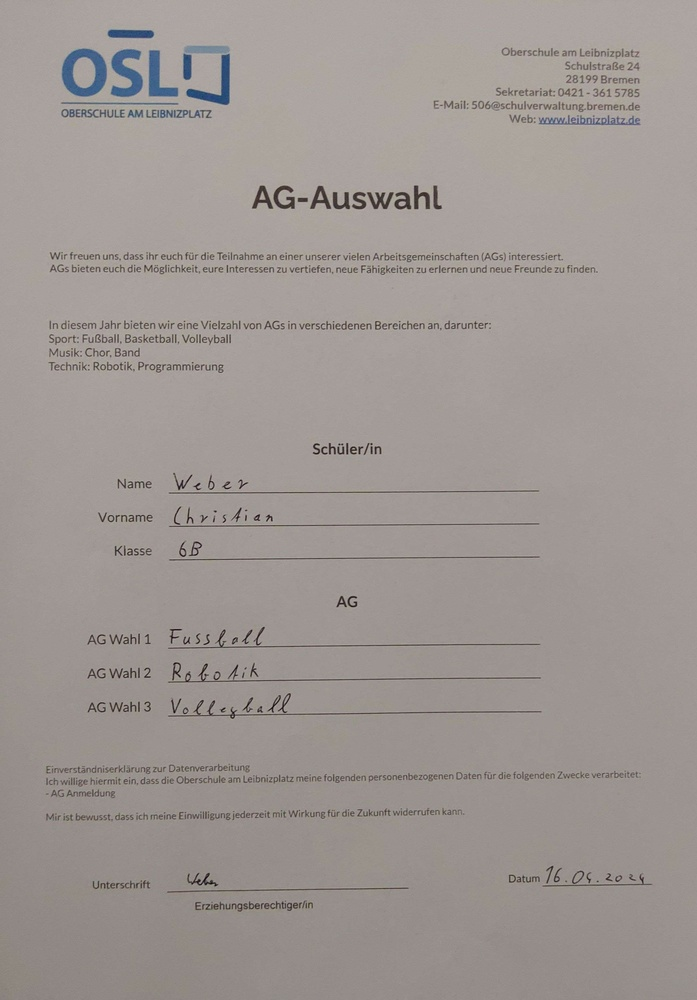
#> input picture AG_034.jpg, 697 x 1000 px, shrunk from 2587 x 3709 before the run
$ python better.py
#> lines starting #> are read from the running program, lines starting #| are printed output that depends on the picture
from PIL import Image, ImageEnhance

# Bild öffnen
image = Image.open('AG_034.jpg')
#> image is the input picture: PIL image 697x1000 RGB; mean R, G, B 158.3, 150.7, 147.4

# Helligkeit anpassen
enhancer = ImageEnhance.Brightness(image)
image_brightened = enhancer.enhance(1.5)  # 1.5 ist der Faktor der Helligkeitsanpassung
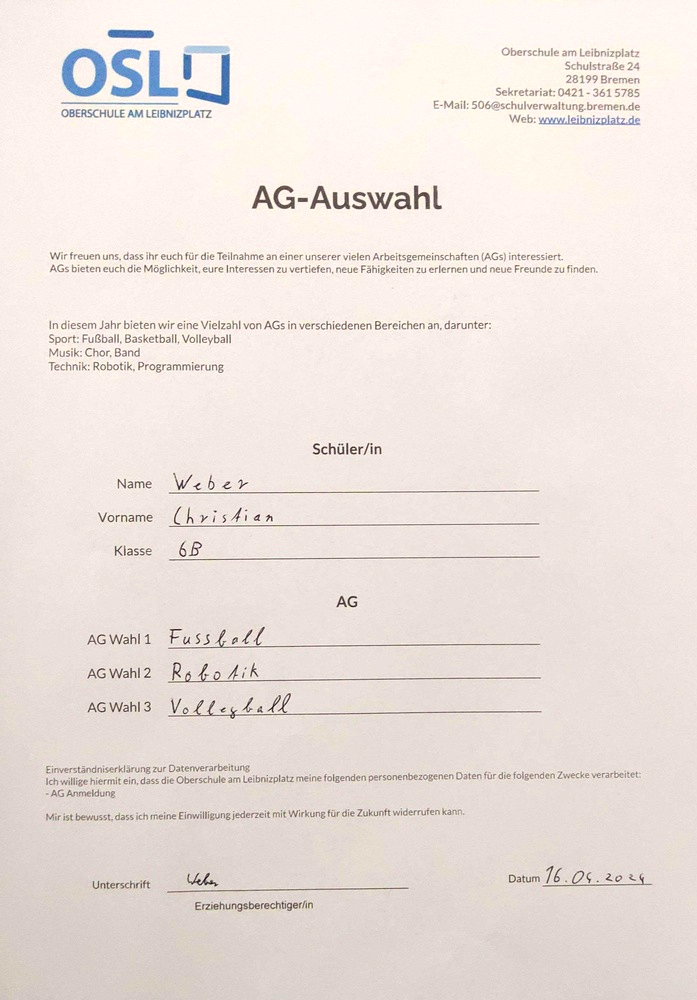
#> image_brightened: PIL image 697x1000 RGB; mean R, G, B 236.7, 225.9, 220.8

# Kontrast anpassen
enhancer = ImageEnhance.Contrast(image_brightened)
image_contrasted = enhancer.enhance(1.5)  # 1.5 ist der Faktor der Kontrasteinstellung
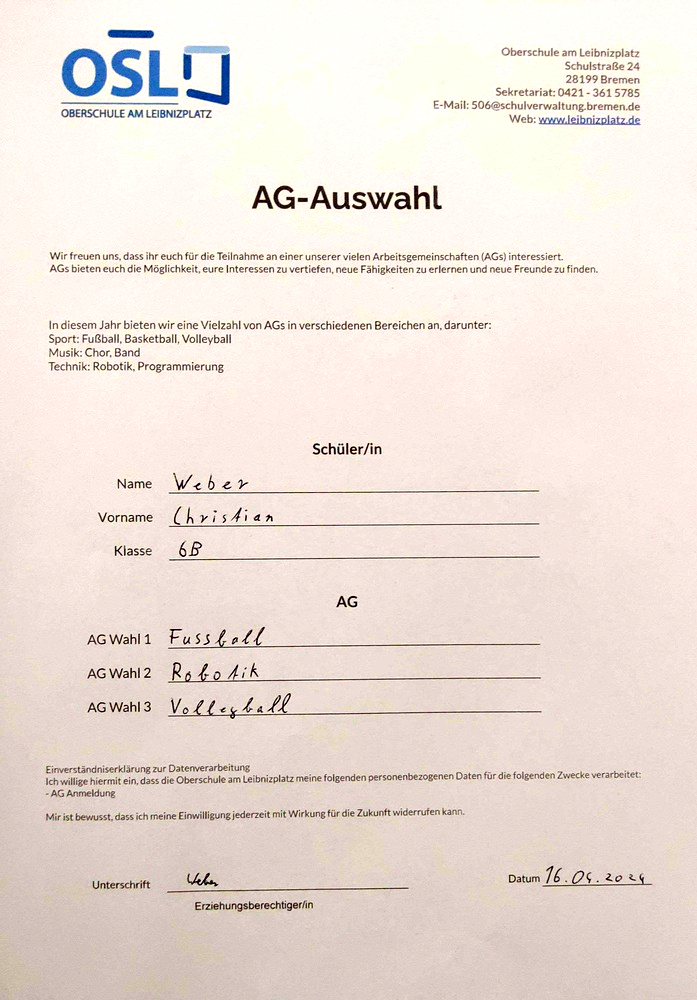
#> image_contrasted: PIL image 697x1000 RGB; mean R, G, B 237.1, 224.3, 217

# Ergebnis speichern
image_contrasted.save('enhanced_image.jpg')

# Optional: Ergebnis anzeigen
image_contrasted.show()
